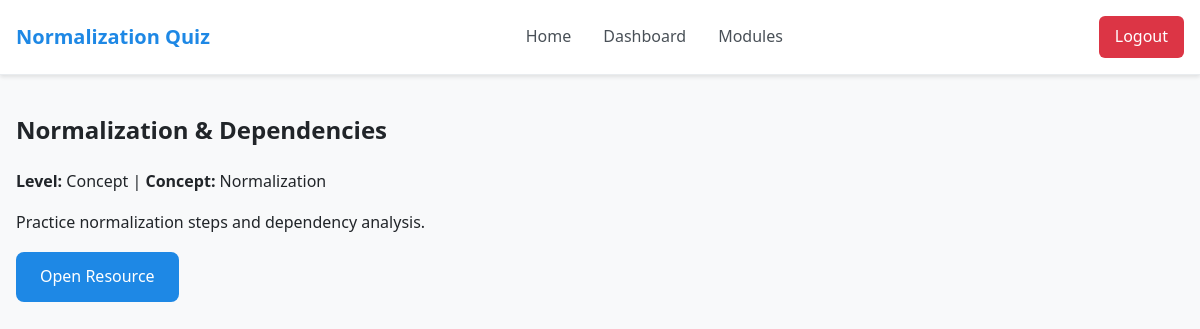
Page /module/2 (signed in) on the committed database.
### tables this page shows
CREATE TABLE module (
  module_id INTEGER PRIMARY KEY,
  title TEXT NOT NULL,
  description TEXT,
  nf_level TEXT NOT NULL,
  concept_tag TEXT NOT NULL,
  resource_url TEXT
);

### app.py (the view)
@app.route("/module/<int:module_id>")
@login_required
def module_page(module_id: int):
    db = get_db()
    cur = db.execute(
        "SELECT module_id, title, description, nf_level, concept_tag, resource_url FROM module WHERE module_id=?",
        (module_id,),
    )
    module = cur.fetchone()
    if not module:
        flash("Module not found.")
        return redirect(url_for("index"))
    return render_template("module.html", module=module)

### app.py (called while the page is built)
def ensure_csrf_token() -> None:
    if not session.get("csrf_token"):
        session["csrf_token"] = secrets.token_hex(16)

@app.before_request
def before_request() -> None:
    ensure_csrf_token()

def login_required(view):
    @wraps(view)
    def wrapped(*args, **kwargs):
        if not session.get("student_id"):
            if request.path.startswith("/api/") or request.path == "/submit":
                return redirect(url_for("login"))
            flash("Please log in to continue.")
            return redirect(url_for("login"))
        return view(*args, **kwargs)
    return wrapped

### db_utils.py (called while the page is built)
def _clean_path(value: Optional[str]) -> str:
    if not value:
        return str(DEFAULT_DB_RELATIVE)
    cleaned = value.strip().strip('"').strip("'")
    return cleaned or str(DEFAULT_DB_RELATIVE)

def resolve_db_path(raw: Optional[str] = None) -> Path:
    candidate = Path(_clean_path(raw))
    if not candidate.is_absolute():
        candidate = APP_ROOT / candidate
    return candidate

def ensure_db_path(raw: Optional[str] = None) -> Path:
    path = resolve_db_path(raw)
    path.parent.mkdir(parents=True, exist_ok=True)
    return path

### templates/module.html (shortened to what this page needs)
{% extends 'base.html' %}
{% block content %}
<h2>{{ module.title }}</h2>
<p><strong>Level:</strong> {{ module.nf_level }} | <strong>Concept:</strong> {{ module.concept_tag }}</p>
<p>{{ module.description }}</p>
<p><a class="btn" href="{{ module.resource_url }}" target="_blank">Open Resource</a></p>
{% endblock %}

### static/css/style.css (style rules this page uses)
body { font-family: system-ui, -apple-system, 'Segoe UI', Roboto, sans-serif; margin: 0; background: #f8f9fa; color: #212529; line-height: 1.6; }
.btn { display: inline-block; background: #1e88e5; color: white; padding: 0.75rem 1.5rem; border-radius: 8px; text-decoration: none; border: none; cursor: pointer; font-weight: 500; transition: all 0.2s; text-align: center; }

### rows in the picture
module: title "Normalization & Dependencies", nf_level "Concept", concept_tag "Normalization", description "Practice normalization steps and dependency analysis."
